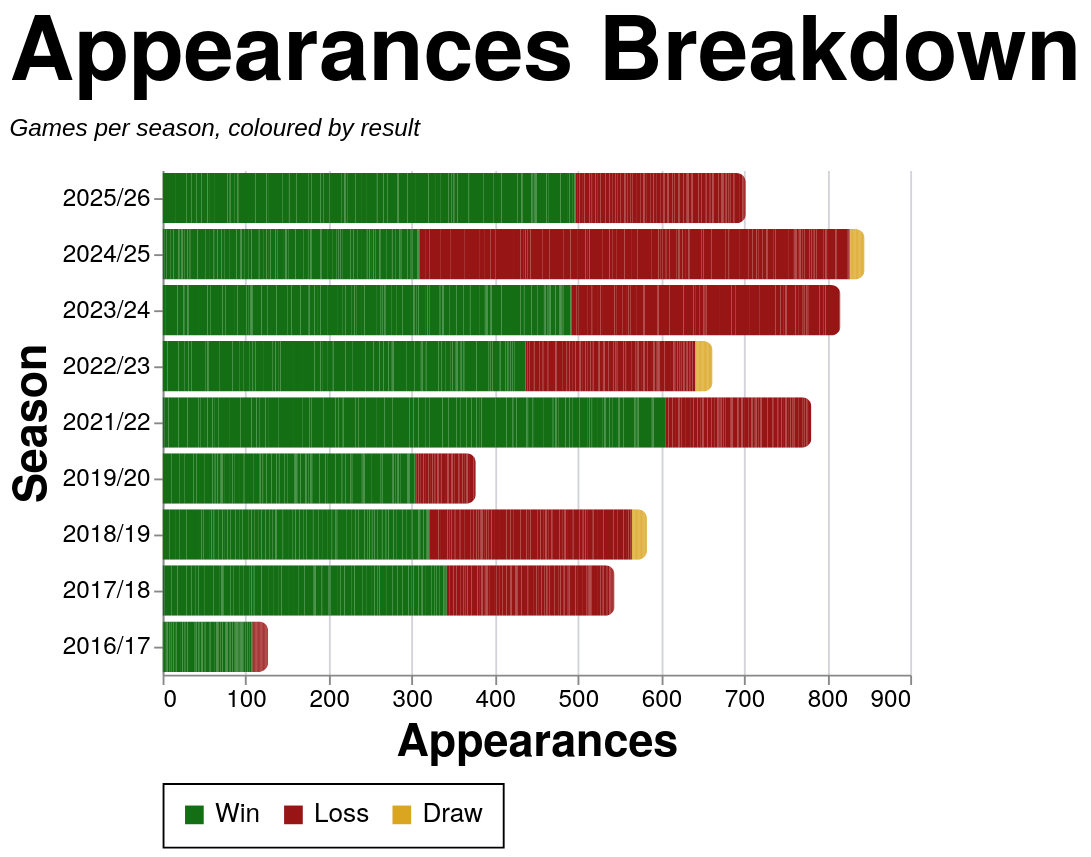

Here is the Vega-Lite specification saved for this chart:
### Vega-Lite specification from a JSON file in a GitHub repository (floating-point values rounded to 4 significant figures; data arrays with more than 128 entries replaced by an {"elided": "..."} marker saying what was removed)
{"config": {"axis": {"labelFont": "PT Sans Narrow, Helvetica Neue, Helvetica, Arial, sans-serif", "titleFont": "PT Sans Narrow, Helvetica Neue, Helvetica, Arial, sans-serif", "labelFontSize": 13, "titleFontSize": 24, "gridColor": "#202947", "gridOpacity": 0.2, "zindex": 1}, "text": {"font": "Lato, sans-serif"}, "bar": {"cornerRadiusEnd": 5}, "header": {"labelFont": "PT Sans Narrow, Helvetica Neue, Helvetica, Arial, sans-serif", "titleFont": "PT Sans Narrow, Helvetica Neue, Helvetica, Arial, sans-serif", "labelFontSize": 24, "titleFontSize": 28, "labelFontWeight": "bold", "orient": "left"}, "legend": {"labelFont": "PT Sans Narrow, Helvetica Neue, Helvetica, Arial, sans-serif", "titleFont": "PT Sans Narrow, Helvetica Neue, Helvetica, Arial, sans-serif", "labelFontSize": 14, "titleFontSize": 16, "titlePadding": 5, "fillColor": "white", "strokeColor": "black", "padding": 10, "titleFontWeight": "lighter", "titleFontStyle": "italic", "titleColor": "gray", "offset": 10}, "title": {"font": "PT Sans Narrow, Helvetica Neue, Helvetica, Arial, sans-serif", "fontSize": 48, "fontWeight": "bold", "anchor": "start", "align": "center", "titlePadding": 20, "subtitlePadding": 10, "subtitleFontSize": 13, "subtitleColor": "", "subtitleFontStyle": "italic", "offset": 15, "color": "black"}, "axisX": {"labelAngle": 0}, "facet": {"title": null, "header": null, "align": {"row": "each", "column": "each"}}, "resolve": {"scale": {"y": "independent", "facet": "independent"}}, "background": "transparent", "scale": {"offsetBandPaddingOuter": 0.2, "offsetBandPaddingInner": 0.1}, "view": {"stroke": null, "background": "transparent"}}, "data": {"name": "data-b25d6fa36ce25e38389bf9f52e5dafb0"}, "mark": {"type": "bar"}, "encoding": {"color": {"field": "color_value", "legend": {"orient": "bottom", "title": null}, "scale": {"domain": ["Win", "Loss", "Draw"], "range": ["#146f14", "#981515", "goldenrod"]}, "sort": {"field": "sum(apps)", "op": "sum", "order": "descending"}, "type": "nominal"}, "tooltip": [{"field": "player", "title": "Player", "type": "nominal"}, {"field": "season", "title": "Season", "type": "nominal"}, {"field": "color_value", "title": "Group", "type": "nominal"}, {"aggregate": "sum", "field": "apps", "title": "Appearances", "type": "quantitative"}], "x": {"aggregate": "sum", "field": "apps", "title": "Appearances", "type": "quantitative"}, "y": {"field": "season", "sort": {"field": "season_sort", "op": "max", "order": "descending"}, "title": "Season", "type": "nominal"}}, "height": {"step": 30}, "title": {"text": "Appearances Breakdown", "subtitle": "Games per season, coloured by result"}, "width": 400, "$schema": "https://vega.github.io/schema/vega-lite/v5.20.1.json", "datasets": {"data-b25d6fa36ce25e38389bf9f52e5dafb0": {"elided": "2509 records"}}}
